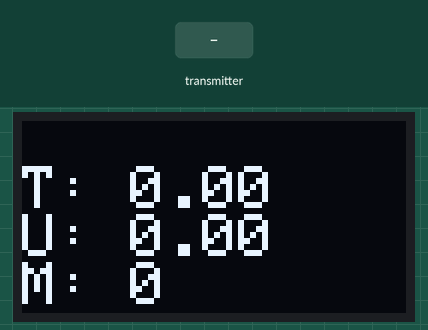
Recording of a sketch running on a simulated ESP32. Shown: 128×64 one-colour display. The inputs (shaded band) are chosen by the test bench.

Above: at 1.2 s.
1.3 s: the transmitter starts sending temp = 25
At 1.8 s:
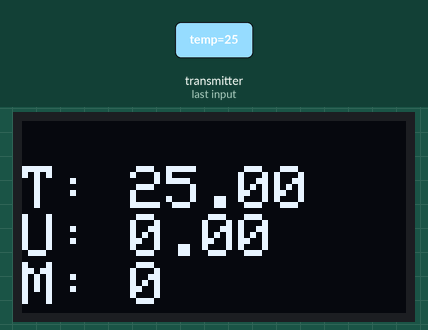
2.8 s: the transmitter starts sending umid = 25
At 3.7 s:
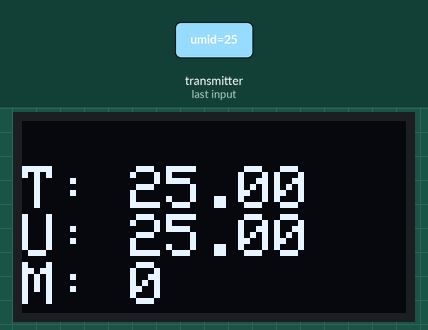
4.3 s: the transmitter starts sending moisture1 = 1024
At 4.8 s:
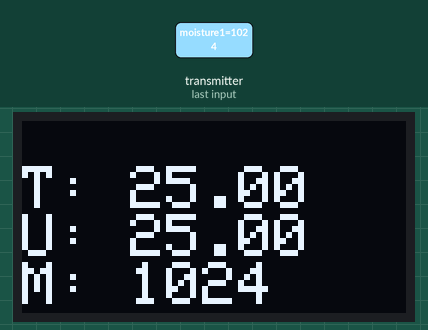
5.8 s: the transmitter starts sending temp = 0
At 6.7 s:
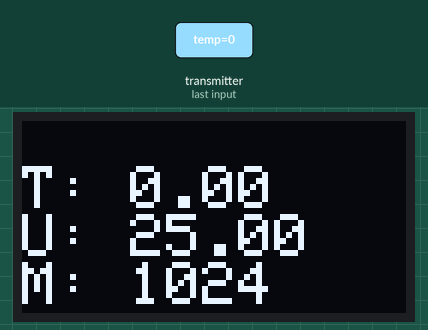
7.3 s: the transmitter starts sending umid = 0
At 8.5 s:
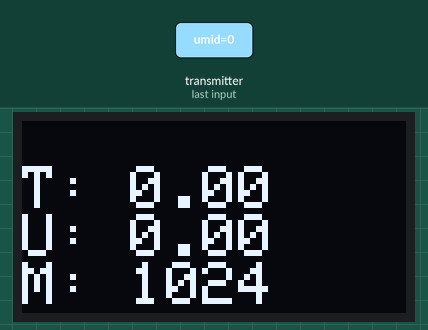
8.8 s: the transmitter starts sending moisture1 = 2048
At 9.7 s:
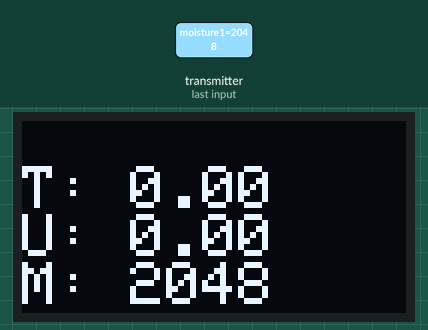
Timing chart, 0 to 11.3 s (numbered marks = the images above; inputs shaded):
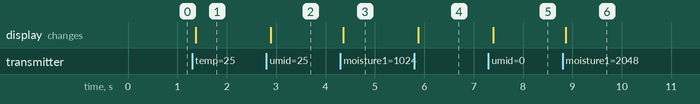

The sketch:

PLANT_CENTRAL_RX.ino
```cpp
///////////////////////////////////////////////////////////
//

//
//
///////////////////////////////////////////////////////////

///
///     C E N T R A L
///

// ARRAY WITH 8 SENSORS READINGS

//int octoSensor[8] = {0, 0, 0, 0, 0, 0, 0, 0};
//int previousOctoSensor[8] = {1023, 1023, 1023, 1023, 1023, 1023, 1023, 1023};

#include <esp_now.h>
#include <WiFi.h>

#include <Wire.h>

#include <Adafruit_GFX.h>
#include <Adafruit_SSD1306.h>

#define SCREEN_WIDTH 128  // OLED display width, in pixels
#define SCREEN_HEIGHT 64  // OLED display height, in pixels

// Declaration for an SSD1306 display connected to I2C (SDA, SCL pins)
Adafruit_SSD1306 display(SCREEN_WIDTH, SCREEN_HEIGHT, &Wire, -1);

// REPLACE WITH THE MAC Address of your receiver
//uint8_t broadcastAddress[] = {0x7C, 0x9E, 0xBD, 0x45, 0xB3, 0xC0}; // OCTOSENSOR #4
uint8_t broadcastAddress[] = {0xFF, 0xFF, 0xFF, 0xFF, 0xFF, 0xFF};


// Define variables to store readings to be sent
//int octoCommand;
//int octoNode;
//int octoValue;

// Define variables to store incoming readings
float incoming_plantTemp;
float incoming_plantUmid;
int incoming_plantMoisture1;

// Variable to store if sending data was successful
String success;


//Structure example to send data
//Must match the receiver structure

typedef struct struct_message {
  float temp;
  float umid;
  int moisture1;
} struct_message;


// Create a struct_message called BME280Readings to hold sensor readings
struct_message plantReadings;


// Create a struct_message to hold incoming sensor readings
struct_message incomingReadings;

esp_now_peer_info_t peerInfo;


//   TTTTT    X   X
//     T       X X
//     T        X
//     T       X X
//     T      X   X


// Callback when data is sent
void OnDataSent(const uint8_t *mac_addr, esp_now_send_status_t status) {
  //Serial.print("\r\nLast Packet Send Status:\t");
  //Serial.println(status == ESP_NOW_SEND_SUCCESS ? "Delivery Success" : "Delivery Fail");
  if (status ==0){
    success = "TX OK";
  }
  else{
    success = "TX Fail :(";
  }
}


//   RRRR    X   X
//   R   R    X X
//   RRRR      X
//   R R      X X
//   R  R    X   X

// Callback when data is received
void OnDataRecv(const esp_now_recv_info_t *recv_info, const uint8_t *incomingData, int len) {
  memcpy(&incomingReadings, incomingData, sizeof(incomingReadings));
  //Serial.print("Bytes received: ");
  //Serial.println(len);
  incoming_plantTemp = incomingReadings.temp;
  incoming_plantUmid = incomingReadings.umid;
  incoming_plantMoisture1 = incomingReadings.moisture1;


//////////////////////////////////////////////////////////////////////////////////////
// REMOTE SENSOR VALUE into its position in Array
//   octoSensor[incomingNode-1] = incomingValue;
//////////////////////////////////////////////////////////////////////////////////////

}


// *******************************************************
//
//                  S   E   T   U   P
//
// *******************************************************


void setup() {
  // Init Serial Monitor
  Serial.begin(115200);

  // Init OLED display
  if(!display.begin(SSD1306_SWITCHCAPVCC, 0x3C)) {
    //Serial.println(F("SSD1306 allocation failed"));
    for(;;);
  }

  // Set device as a Wi-Fi Station
  WiFi.mode(WIFI_STA);

  // Init ESP-NOW
  if (esp_now_init() != ESP_OK) {
    //Serial.println("Error initializing ESP-NOW");
    return;
  }

  // Once ESPNow is successfully Init, we will register for Send CB to
  // get the status of Trasnmitted packet
  esp_now_register_send_cb(OnDataSent);

  // Register peer
  memcpy(peerInfo.peer_addr, broadcastAddress, 6);
  peerInfo.channel = 0;
  peerInfo.encrypt = false;

  // Add peer
  if (esp_now_add_peer(&peerInfo) != ESP_OK){
    //Serial.println("Failed to add peer");
    return;
  }
  // Register for a callback function that will be called when data is received
  esp_now_register_recv_cb(OnDataRecv);
}


// *******************************************************
//
//                    L  O   O   P
//
// *******************************************************


void loop() {

  //getReadings();

 /*
  // Set values to send
  OCTOReadings.comm = octoCommand;
  OCTOReadings.node = octoNode;
  OCTOReadings.value = octoValue;

  // Send message via ESP-NOW
  esp_err_t result = esp_now_send(broadcastAddress, (uint8_t *) & OCTOReadings, sizeof(OCTOReadings));

  if (result == ESP_OK) {
    //Serial.println("Sent with success");
  }
  else {
    //Serial.println("Error sending the data");
  }

    */

  updateDisplay();

  delay(25);
}


////
////
////  F U N C T I O N S
////
////


void updateDisplay(){
  // Display Readings on OLED Display
  display.clearDisplay();
  display.setTextSize(2);
  display.setTextColor(WHITE);
  display.setCursor(0, 15);
  //display.print("plantMonitor");

  //display.setCursor(0, 30);
  display.print("T: "); display.println(incoming_plantTemp);
  display.print("U: "); display.println(incoming_plantUmid);
  display.print("M: "); display.println(incoming_plantMoisture1);


  display.display();


}
```

Measured:
- after the input at 1.3 s, the display: changes after 0.07 s (image 1)
- after the input at 2.8 s, the display: changes after 0.09 s (image 2)
- after the input at 4.3 s, the display: changes after 0.06 s (image 3)
- after the input at 5.8 s, the display: changes after 0.08 s (image 4)
- after the input at 7.3 s, the display: changes after 0.10 s (image 5)
- after the input at 8.8 s, the display: changes after 0.06 s (image 6)
